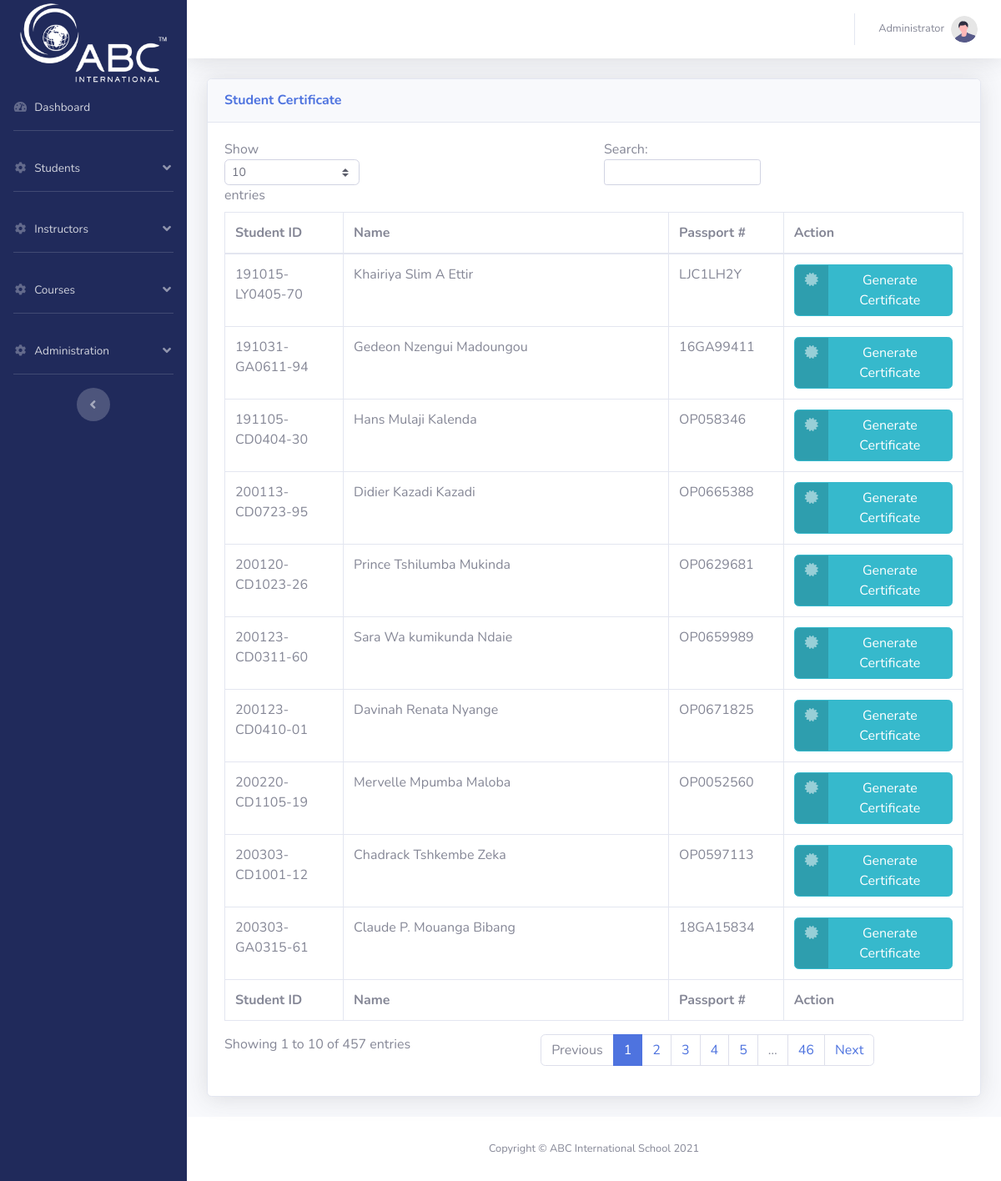
/admin_student_certificate.php, run on the app's committed database.
### tables this page shows
CREATE TABLE `master_registration_list` (
  `id` int(255) NOT NULL,
  `student_id` varchar(1000) DEFAULT NULL,
  `student_name` varchar(1000) DEFAULT NULL,
  `registration_date` date DEFAULT NULL,
  `start_date` date DEFAULT NULL,
  `country` varchar(1000) DEFAULT NULL,
  `passport_no` varchar(1000) DEFAULT NULL,
  `dob` date DEFAULT NULL,
  `phone_no` varchar(1000) DEFAULT NULL,
  `email` varchar(1000) DEFAULT NULL,
  `registration_invoice_no` varchar(1000) DEFAULT NULL,
  `guardian_contact` varchar(1000) NOT NULL,
  `address_S_A` varchar(1000) NOT NULL,
  `facebook` varchar(1000) NOT NULL,
  `insta` varchar(1000) NOT NULL,
  `pic` varchar(1000) NOT NULL DEFAULT 'default.jpg'
);

### admin_student_certificate.php (the view, shortened to what this page needs)
<?php
require 'parts/app.php';
?>
<!DOCTYPE html>
<html lang="en">
<?php
require 'parts/head.php';
?>
<body id="page-top">
    <div id="wrapper">
        <?php require 'parts/side_bar.php'; ?>
        <div id="content-wrapper" class="d-flex flex-column">
            <div id="content">
                <?php require 'parts/top_bar.php'; ?>
                <div class="container-fluid">
                    <div class="card shadow mb-4">
                        <div class="card-header py-3">
                            <h6 class="m-0 font-weight-bold text-primary">Student Certificate</h6>
                        </div>
                        <div class="card-body">
                            <div class="table-responsive">
                                <table class="table table-bordered" id="dataTable" width="100%" cellspacing="0">
                                    <thead>
                                    <tr>
                                        <th>Student ID</th>
                                        <th>Name</th>
                                        <th>Passport #</th>
                                        <th>Action</th>
                                    </tr>
                                    </thead>
                                    <tfoot>
                                    <tr>
                                        <th>Student ID</th>
                                        <th>Name</th>
                                        <th>Passport #</th>
                                        <th>Action</th>
                                    </tr>
                                    </tfoot>
                                    <tbody>
                                    <?php
                                    $sql = "SELECT * FROM master_registration_list";
                                    $res = mysqli_query($con, $sql);
                                    if(mysqli_num_rows($res)){
                                        while($row = mysqli_fetch_array($res)){
                                            ?>
                                            <tr>
                                                <td><?php echo $row["student_id"]; ?></td>
                                                <td><?php echo $row["student_name"]; ?></td>
                                                <td><?php echo $row["passport_no"]; ?></td>
                                                <td>
                                                    <a target="_blank" href="certificate.php?id=<?php echo $row["id"]; ?>" class="btn btn-info btn-icon-split">
                                                        <span class="icon text-white-50">
                                                            <i class="fas fa-certificate"></i>
                                                        </span>
                                                        <span class="text">Generate Certificate</span>
                                                    </a>
                                                </td>
                                            </tr>
                                    <?php
                                        }
                                    }
                                    ?>
                                    </tbody>
                                </table>
                            </div>
                        </div>
                    </div>
                </div>
            </div>
            <?php require 'parts/footer.php'; ?>
        </div>
    </div>
</body>
</html>

### data on the page
master_registration_list: student "200303-CD1001-12", student_name "Chadrack Tshkembe Zeka", passport_no "OP0597113"
master_registration_list: student "200303-GA0315-61", student_name "Claude P. Mouanga Bibang", passport_no "18GA15834"
master_registration_list: student "200123-CD0410-01", student_name "Davinah Renata Nyange", passport_no "OP0671825"
master_registration_list: student "200113-CD0723-95", student_name "Didier Kazadi Kazadi", passport_no "OP0665388"
master_registration_list: student "191031-GA0611-94", student_name "Gedeon Nzengui Madoungou", passport_no "16GA99411"
master_registration_list: student "191105-CD0404-30", student_name "Hans Mulaji Kalenda", passport_no "OP058346"
master_registration_list: student "191015-LY0405-70", student_name "Khairiya Slim A Ettir", passport_no "LJC1LH2Y"
master_registration_list: student "200220-CD1105-19", student_name "Mervelle Mpumba Maloba", passport_no "OP0052560"
master_registration_list: student "200120-CD1023-26", student_name "Prince Tshilumba Mukinda", passport_no "OP0629681"
master_registration_list: student "200123-CD0311-60", student_name "Sara Wa kumikunda Ndaie", passport_no "OP0659989"
